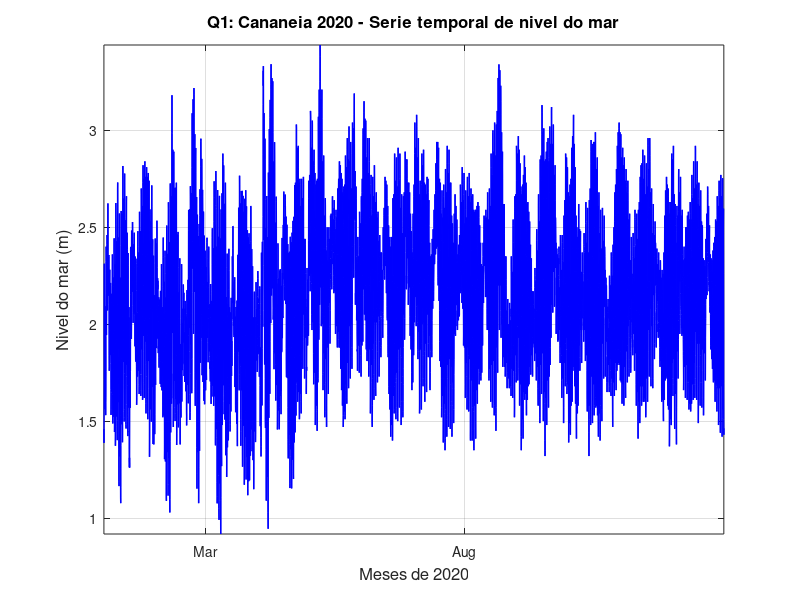

Here is the MATLAB script that generated this plot: (Note: this script raises an error after producing the figure.)
% LISTA DE EXERCICIOS 2 - ANALISE DE MARES OCEANICAS IOC 5801
% ADRIANO CAVERSAN - 1o SEMESTRE 2026
%
% INSTRUCOES: executar com o diretorio de trabalho do MATLAB apontado
% para a pasta lista-02/ (onde este arquivo esta salvo).
%
% Dados: lista-original/Cananeia_2020.dat   (ano mes dia h min s nivel_m)
%        lista-original/Ubatuba_2020.dat    (ano mes dia h min s nivel_m)
%        lista-original/adp_0m.dat          (ano mes dia h min s nivel_cm temp_C EW_cms NS_cms)
% Toolbox: t_tide (pasta t_tide/)

clear all; close all; clc

addpath('t_tide')

%% =======================================================================
%% CANANEIA 2020 - CARREGAMENTO E PRE-PROCESSAMENTO
%% =======================================================================

fprintf('\n>>> Carregando Cananeia 2020 <<<\n')
load lista-original/Cananeia_2020.dat
x = Cananeia_2020;
nudad_can = size(x, 1);

ano_can  = x(:,1); mes_can = x(:,2); dia_can = x(:,3);
hora_can = x(:,4); min_can = x(:,5); seg_can = x(:,6);
nimar_can_orig = x(:,7);

t_can = datenum(ano_can, mes_can, dia_can, hora_can, min_can, seg_can);

media_can  = mean(nimar_can_orig);
nimar_can  = nimar_can_orig - media_can;
fprintf('Media subtraida (Cananeia): %.4f m\n', media_can)

%% -----------------------------------------------------------------------
%% QUESTAO 1 - Serie temporal + analise harmonica + previsao (Cananeia)
%% -----------------------------------------------------------------------
fprintf('\n--- Q1: Analise harmonica - Cananeia ---\n')

% Plot da serie temporal original
figure
plot(t_can, nimar_can_orig, 'b', 'LineWidth', 1)
datetick('x', 'mmm', 'keeplimits')
axis([t_can(1) t_can(end) -inf inf])
grid on
xlabel('Meses de 2020', 'fontsize', 12)
ylabel('Nivel do mar (m)', 'fontsize', 12)
title('Q1: Cananeia 2020 - Serie temporal de nivel do mar', 'fontsize', 12)
print -dpng plot/q01_cananeia_serie

% Analise harmonica com t_tide (intervalo horario, lat -25.017)
[can_estrut, can_prev] = t_tide(nimar_can, 'interval', 1, ...
    'start',    datenum([2020 1 1 0 0 0]), ...
    'latitude', -25.017, ...
    'error',    'linear', ...
    'synthesis', 2, ...
    'rayleigh',  1, ...
    'output',   'data-tmp/cananeia_ctes.dat');

% Nivel medido vs previsao no mesmo grafico
figure
plot(t_can, nimar_can, 'b', 'LineWidth', 0.8)
hold on
plot(t_can, can_prev, 'r', 'LineWidth', 1.5)
datetick('x', 'mmm', 'keeplimits')
axis([t_can(1) t_can(end) -inf inf])
grid on
legend('Nivel medido', 'Previsao de mare', 'Location', 'best')
xlabel('Meses de 2020', 'fontsize', 12)
ylabel('Nivel do mar (m)', 'fontsize', 12)
title('Q1: Cananeia 2020 - Nivel medido e previsao de mare', 'fontsize', 12)
print -dpng plot/q01_cananeia_medido_prev

% Detalhe de um mes para visualizacao das ondas de mare
idx_jan = (mes_can == 1);
figure
plot(t_can(idx_jan), nimar_can(idx_jan), 'b', 'LineWidth', 1.2)
hold on
plot(t_can(idx_jan), can_prev(idx_jan), 'r', 'LineWidth', 1.5)
datetick('x', 'dd/mm', 'keeplimits')
grid on
legend('Nivel medido', 'Previsao de mare', 'Location', 'best')
xlabel('Dias de janeiro de 2020', 'fontsize', 12)
ylabel('Nivel do mar (m)', 'fontsize', 12)
title('Q1: Cananeia - Detalhe janeiro 2020', 'fontsize', 12)
print -dpng plot/q01_cananeia_detalhe_jan

%% -----------------------------------------------------------------------
%% QUESTAO 2 - Residual (medicao - previsao), estatistica e FFT
%% -----------------------------------------------------------------------
fprintf('\n--- Q2: Residual - Cananeia ---\n')

residual_can = nimar_can - can_prev;

% Plot do residual
figure
plot(t_can, residual_can, 'k', 'LineWidth', 0.8)
datetick('x', 'mmm', 'keeplimits')
axis([t_can(1) t_can(end) -inf inf])
grid on
xlabel('Meses de 2020', 'fontsize', 12)
ylabel('Residual (m)', 'fontsize', 12)
title('Q2: Cananeia 2020 - Serie residual (medido - previsao)', 'fontsize', 12)
print -dpng plot/q02_cananeia_residual

fprintf('\n----- ESTATISTICA DO RESIDUAL (Cananeia) -----\n')
fprintf('Media:        %8.4f m\n', mean(residual_can))
fprintf('Mediana:      %8.4f m\n', median(residual_can))
fprintf('Desv. Padrao: %8.4f m\n', std(residual_can))
fprintf('Minimo:       %8.4f m\n', min(residual_can))
fprintf('Maximo:       %8.4f m\n', max(residual_can))
fprintf('Curtose:      %8.4f\n',   kurtosis(residual_can))
fprintf('Assimetria:   %8.4f\n',   skewness(residual_can))

% FFT do residual
n2_res     = floor(nudad_can/2);
Tn_dias_res = nudad_can ./ (1:n2_res) / 24;
res_ac     = residual_can - mean(residual_can);
a_fft_res  = abs(fft(res_ac));
a_fft_res  = a_fft_res(2:n2_res+1) / n2_res;

figure
plot(Tn_dias_res, a_fft_res, 'b', 'LineWidth', 1)
axis([0 30 0 max(a_fft_res)*1.1])
grid on
xlabel('Periodo (dias)', 'fontsize', 12)
ylabel('Amplitude (m)', 'fontsize', 12)
title('Q2: Cananeia 2020 - FFT do residual', 'fontsize', 12)
print -dpng plot/q02_cananeia_residual_fft

%% -----------------------------------------------------------------------
%% QUESTAO 3 - Filtro S24S25S25 (nivel medio do mar), estatistica e FFT
%% -----------------------------------------------------------------------
fprintf('\n--- Q3: Filtro S24S25S25 - Cananeia ---\n')

xxmed1_can  = nimar_can;
xxmed2_can  = nimar_can;
nimed_can   = nimar_can;

for ndad = 13:nudad_can-12
    xxmed1_can(ndad) = mean(nimar_can(ndad-12:ndad+11));   % S24
end
for ndad = 13:nudad_can-12
    xxmed2_can(ndad) = mean(xxmed1_can(ndad-12:ndad+12));  % S25
end
for ndad = 13:nudad_can-12
    nimed_can(ndad)  = mean(xxmed2_can(ndad-12:ndad+12));  % S25
end

for ndad = 1:12                         % preencher borda inicial
    nimed_can(ndad) = nimed_can(13);
end
for ndad = nudad_can-11:nudad_can       % preencher borda final
    nimed_can(ndad) = nimed_can(nudad_can-12);
end

% Plot nivel do mar e nivel medio
figure
plot(t_can, nimar_can, 'b', 'LineWidth', 0.6)
hold on
plot(t_can, nimed_can, 'r', 'LineWidth', 2.5)
datetick('x', 'mmm', 'keeplimits')
axis([t_can(1) t_can(end) -inf inf])
grid on
legend('Nivel do mar', 'Nivel medio (S24S25S25)', 'Location', 'best')
xlabel('Meses de 2020', 'fontsize', 12)
ylabel('Nivel (m)', 'fontsize', 12)
title('Q3: Cananeia 2020 - Nivel medio do mar (filtro S24S25S25)', 'fontsize', 12)
print -dpng plot/q03_cananeia_nimed

fprintf('\n----- ESTATISTICA DO NIVEL MEDIO (Cananeia) -----\n')
fprintf('Media:        %8.4f m\n', mean(nimed_can))
fprintf('Desv. Padrao: %8.4f m\n', std(nimed_can))
fprintf('Minimo:       %8.4f m\n', min(nimed_can))
fprintf('Maximo:       %8.4f m\n', max(nimed_can))
fprintf('Curtose:      %8.4f\n',   kurtosis(nimed_can))
fprintf('Assimetria:   %8.4f\n',   skewness(nimed_can))

% FFT do nivel medio
n2_nm      = floor(nudad_can/2);
Tn_dias_nm  = nudad_can ./ (1:n2_nm) / 24;
nimed_ac   = nimed_can - mean(nimed_can);
a_fft_nm   = abs(fft(nimed_ac));
a_fft_nm   = a_fft_nm(2:n2_nm+1) / n2_nm;

figure
plot(Tn_dias_nm, a_fft_nm, 'r', 'LineWidth', 1)
axis([0 60 0 max(a_fft_nm)*1.1])
grid on
xlabel('Periodo (dias)', 'fontsize', 12)
ylabel('Amplitude (m)', 'fontsize', 12)
title('Q3: Cananeia 2020 - FFT do nivel medio do mar', 'fontsize', 12)
print -dpng plot/q03_cananeia_nimed_fft

%% -----------------------------------------------------------------------
%% QUESTAO 4 - Probabilidades de excedencia/nao excedencia e periodos de retorno
%% -----------------------------------------------------------------------
fprintf('\n--- Q4: Probabilidades e periodos de retorno - Cananeia ---\n')

% Trabalhar com as series com media restituida
nimar_q4 = nimar_can_orig;
mare_q4  = can_prev + media_can;
nimed_q4 = nimed_can + media_can;

series_q4 = {nimar_q4, mare_q4, nimed_q4};
nomes_q4  = {'Nivel do mar', 'Mare (previsao)', 'Nivel medio'};
cores_q4  = {'b', 'r', 'g'};

% Probabilidade de excedencia
figure
hold on
for k = 1:3
    sv = sort(series_q4{k}, 'descend');
    N  = length(sv);
    m  = (1:N)';
    plot(sv, m/(N+1), cores_q4{k}, 'LineWidth', 1.5)
end
grid on
legend(nomes_q4, 'Location', 'northeast')
xlabel('Nivel (m)', 'fontsize', 12)
ylabel('Probabilidade de excedencia', 'fontsize', 12)
title('Q4: Cananeia 2020 - Probabilidades de excedencia', 'fontsize', 12)
print -dpng plot/q04_excedencia

% Probabilidade de nao excedencia
figure
hold on
for k = 1:3
    sv = sort(series_q4{k}, 'ascend');
    N  = length(sv);
    m  = (1:N)';
    plot(sv, m/(N+1), cores_q4{k}, 'LineWidth', 1.5)
end
grid on
legend(nomes_q4, 'Location', 'northwest')
xlabel('Nivel (m)', 'fontsize', 12)
ylabel('Probabilidade de nao excedencia', 'fontsize', 12)
title('Q4: Cananeia 2020 - Probabilidades de nao excedencia', 'fontsize', 12)
print -dpng plot/q04_nao_excedencia

% Periodos de retorno (dados horarios: dt=1h -> T_anos = T_horas/8760)
figure
hold on
for k = 1:3
    sv = sort(series_q4{k}, 'descend');
    N  = length(sv);
    m  = (1:N)';
    T_anos = (N+1) ./ m / 8760;
    semilogx(T_anos, sv, cores_q4{k}, 'LineWidth', 1.5)
end
grid on
legend(nomes_q4, 'Location', 'southeast')
xlabel('Periodo de retorno (anos)', 'fontsize', 12)
ylabel('Nivel (m)', 'fontsize', 12)
title('Q4: Cananeia 2020 - Periodos de retorno', 'fontsize', 12)
print -dpng plot/q04_retorno

% Tabela resumo de niveis caracteristicos
fprintf('\n--- Niveis para periodos de retorno selecionados (Cananeia) ---\n')
T_ref = [0.5, 1, 2, 5, 10];   % anos
fprintf('%-15s', 'T_retorno(a)'); fprintf('%8.1f', T_ref); fprintf('\n')
for k = 1:3
    sv = sort(series_q4{k}, 'descend');
    N  = length(sv);
    m  = (1:N)';
    T_anos = (N+1) ./ m / 8760;
    fprintf('%-15s', nomes_q4{k})
    for tr = T_ref
        [~, idx_tr] = min(abs(T_anos - tr));
        fprintf('%8.4f', sv(idx_tr))
    end
    fprintf('\n')
end

%% =======================================================================
%% UBATUBA 2020 - CARREGAMENTO E ANALISE HARMONICA
%% =======================================================================

fprintf('\n>>> Carregando Ubatuba 2020 <<<\n')
load lista-original/Ubatuba_2020.dat
x = Ubatuba_2020;
nudad_uba = size(x, 1);

ano_uba  = x(:,1); mes_uba = x(:,2); dia_uba = x(:,3);
hora_uba = x(:,4); min_uba = x(:,5); seg_uba = x(:,6);
nimar_uba_orig = x(:,7);

t_uba = datenum(ano_uba, mes_uba, dia_uba, hora_uba, min_uba, seg_uba);

media_uba = mean(nimar_uba_orig);
nimar_uba = nimar_uba_orig - media_uba;
fprintf('Media subtraida (Ubatuba): %.4f m\n', media_uba)

fprintf('\n--- Analise harmonica - Ubatuba ---\n')
[uba_estrut, uba_prev] = t_tide(nimar_uba, 'interval', 1, ...
    'start',    datenum([2020 1 1 0 0 0]), ...
    'latitude', -23.500, ...
    'error',    'linear', ...
    'synthesis', 2, ...
    'rayleigh',  1, ...
    'output',   'data-tmp/ubatuba_ctes.dat');

%% -----------------------------------------------------------------------
%% QUESTAO 5 - Amplificacao/atenuacao e atrasos M2, S2, K1, O1
%% -----------------------------------------------------------------------
fprintf('\n--- Q5: Amplificacao e atrasos - Cananeia vs Ubatuba ---\n')

comps_q5  = {'M2',      'S2',      'K1',      'O1'};
omega_q5  = [28.9841,   30.0000,   15.0411,   13.9430];  % graus/hora

nomes_can_str = cellstr(can_estrut.name);
nomes_uba_str = cellstr(uba_estrut.name);

H_can_q5 = zeros(1,4);  H_uba_q5 = zeros(1,4);
g_can_q5 = zeros(1,4);  g_uba_q5 = zeros(1,4);
amplif_q5 = zeros(1,4); atraso_q5 = zeros(1,4);

fprintf('\n%-5s  %8s  %8s  %8s  %8s  %10s  %10s\n', ...
    'Comp','H_Can(m)','G_Can(g)','H_Uba(m)','G_Uba(g)','H_uba/H_can','Atraso(h)')
fprintf('%s\n', repmat('-',1,72))

for k = 1:4
    idx_c = find(strcmp(strtrim(nomes_can_str), comps_q5{k}), 1);
    idx_u = find(strcmp(strtrim(nomes_uba_str), comps_q5{k}), 1);

    if isempty(idx_c) || isempty(idx_u)
        fprintf('%-5s  componente nao encontrada\n', comps_q5{k})
        continue
    end

    H_can_q5(k) = can_estrut.tidecon(idx_c, 1);
    g_can_q5(k) = can_estrut.tidecon(idx_c, 3);
    H_uba_q5(k) = uba_estrut.tidecon(idx_u, 1);
    g_uba_q5(k) = uba_estrut.tidecon(idx_u, 3);

    amplif_q5(k) = H_uba_q5(k) / H_can_q5(k);
    dg = g_uba_q5(k) - g_can_q5(k);
    dg = mod(dg + 180, 360) - 180;         % normalizar para [-180, 180]
    atraso_q5(k) = dg / omega_q5(k);       % horas (+ = Ubatuba atrasa)

    fprintf('%-5s  %8.4f  %8.2f  %8.4f  %8.2f  %10.4f  %10.2f\n', ...
        comps_q5{k}, H_can_q5(k), g_can_q5(k), ...
        H_uba_q5(k), g_uba_q5(k), amplif_q5(k), atraso_q5(k))
end

% Grafico de amplitudes comparativas
figure
x_q5 = 1:4;
bar(x_q5 - 0.2, H_can_q5, 0.35, 'b')
hold on
bar(x_q5 + 0.2, H_uba_q5, 0.35, 'r')
grid on
set(gca, 'XTick', 1:4, 'XTickLabel', comps_q5, 'fontsize', 11)
legend('Cananeia', 'Ubatuba', 'Location', 'best')
xlabel('Componente de mare', 'fontsize', 12)
ylabel('Amplitude (m)', 'fontsize', 12)
title('Q5: Amplitudes de M2, S2, K1, O1 - Cananeia vs Ubatuba', 'fontsize', 12)
print -dpng plot/q05_amplitudes_comp

% Grafico dos atrasos
figure
bar(1:4, atraso_q5, 0.5, 'FaceColor', [0.4 0.6 0.9])
grid on
set(gca, 'XTick', 1:4, 'XTickLabel', comps_q5, 'fontsize', 11)
xlabel('Componente de mare', 'fontsize', 12)
ylabel('Atraso Ubatuba em relacao a Cananeia (h)', 'fontsize', 12)
title('Q5: Atrasos de fase - Cananeia -> Ubatuba', 'fontsize', 12)
print -dpng plot/q05_atrasos

%% -----------------------------------------------------------------------
%% QUESTAO 6 - Nivel medio Cananeia vs Ubatuba, estatistica e xcorr
%% -----------------------------------------------------------------------
fprintf('\n--- Q6: Nivel medio - Cananeia vs Ubatuba ---\n')

% Filtro S24S25S25 para Ubatuba
xxmed1_uba = nimar_uba;
xxmed2_uba = nimar_uba;
nimed_uba  = nimar_uba;

for ndad = 13:nudad_uba-12
    xxmed1_uba(ndad) = mean(nimar_uba(ndad-12:ndad+11));
end
for ndad = 13:nudad_uba-12
    xxmed2_uba(ndad) = mean(xxmed1_uba(ndad-12:ndad+12));
end
for ndad = 13:nudad_uba-12
    nimed_uba(ndad)  = mean(xxmed2_uba(ndad-12:ndad+12));
end

for ndad = 1:12
    nimed_uba(ndad) = nimed_uba(13);
end
for ndad = nudad_uba-11:nudad_uba
    nimed_uba(ndad) = nimed_uba(nudad_uba-12);
end

% Plot comparativo
figure
plot(t_can, nimed_can, 'b', 'LineWidth', 2)
hold on
plot(t_uba, nimed_uba, 'r', 'LineWidth', 2)
datetick('x', 'mmm', 'keeplimits')
grid on
legend('Cananeia', 'Ubatuba', 'Location', 'best')
xlabel('Meses de 2020', 'fontsize', 12)
ylabel('Nivel medio (m)', 'fontsize', 12)
title('Q6: Nivel medio do mar - Cananeia vs Ubatuba', 'fontsize', 12)
print -dpng plot/q06_nimed_comparacao

% Parametros estatisticos comparativos
N_min = min(nudad_can, nudad_uba);
nm_can_v = nimed_can(1:N_min);
nm_uba_v = nimed_uba(1:N_min);

r_mat = corrcoef(nm_can_v, nm_uba_v);
r_nm  = r_mat(1,2);
bias  = mean(nm_uba_v - nm_can_v);
rmse  = sqrt(mean((nm_uba_v - nm_can_v).^2));

% Indice de concordancia de Willmott
num_w  = sum((nm_uba_v - nm_can_v).^2);
den_w  = sum((abs(nm_uba_v - mean(nm_can_v)) + abs(nm_can_v - mean(nm_can_v))).^2);
willmott = 1 - num_w/den_w;

fprintf('\n----- ESTATISTICA COMPARATIVA DO NIVEL MEDIO -----\n')
fprintf('Correlacao r:    %.4f\n', r_nm)
fprintf('R2:              %.4f\n', r_nm^2)
fprintf('Vies (Uba-Can):  %.4f m\n', bias)
fprintf('RMSE:            %.4f m\n', rmse)
fprintf('Willmott d:      %.4f\n', willmott)

% Correlacao cruzada
[xcorr_nm, lags_nm] = xcorr(nm_can_v, nm_uba_v, 120, 'coeff');
[max_xcnm, idx_xcnm] = max(xcorr_nm);
lag_h_nm = lags_nm(idx_xcnm);

fprintf('Max xcorr nivel medio: %.4f em defasagem = %d h\n', max_xcnm, lag_h_nm)

figure
plot(lags_nm, xcorr_nm, 'b', 'LineWidth', 1.5)
hold on
plot(lag_h_nm, max_xcnm, 'ro', 'MarkerSize', 10, 'MarkerFaceColor', 'r')
plot([lags_nm(1) lags_nm(end)], [0 0], 'k--')
grid on
xlabel('Defasagem (horas)', 'fontsize', 12)
ylabel('Correlacao cruzada normalizada', 'fontsize', 12)
title('Q6: Correlacao cruzada do nivel medio - Cananeia vs Ubatuba', 'fontsize', 12)
text(lag_h_nm+2, max_xcnm-0.03, sprintf('r=%.3f, lag=%dh', max_xcnm, lag_h_nm), 'fontsize', 11)
print -dpng plot/q06_nimed_xcorr

%% =======================================================================
%% SANTOS - CARREGAMENTO E PRE-PROCESSAMENTO (adp_0m.dat)
%% =======================================================================

fprintf('\n>>> Carregando dados de Santos (adp_0m.dat) <<<\n')
load lista-original/adp_0m.dat
x = adp_0m;
nudad_snt = size(x, 1);

ano_snt  = x(:,1); mes_snt = x(:,2); dia_snt = x(:,3);
hora_snt = x(:,4); min_snt = x(:,5); seg_snt = x(:,6);
nivel_snt_cm = x(:,7);
temp_snt     = x(:,8);
ew_snt_cm    = x(:,9);
ns_snt_cm    = x(:,10);

% Converter cm para m (e cm/s para m/s)
nivel_snt_orig = nivel_snt_cm / 100;
ew_snt_orig    = ew_snt_cm    / 100;
ns_snt_orig    = ns_snt_cm    / 100;

t_snt = datenum(ano_snt, mes_snt, dia_snt, hora_snt, min_snt, seg_snt);

% Subtrair medias
media_nivel = mean(nivel_snt_orig);
media_ew    = mean(ew_snt_orig);
media_ns    = mean(ns_snt_orig);

nivel_snt = nivel_snt_orig - media_nivel;
ew_snt    = ew_snt_orig    - media_ew;
ns_snt    = ns_snt_orig    - media_ns;

fprintf('Media subtraida - nivel: %.4f m | EW: %.4f m/s | NS: %.4f m/s\n', ...
    media_nivel, media_ew, media_ns)

dt_snt  = 0.5;      % intervalo de amostragem em horas (30 min)
lat_snt = -24.013;
t_ini_snt = datenum([ano_snt(1) mes_snt(1) dia_snt(1) hora_snt(1) min_snt(1) 0]);

%% -----------------------------------------------------------------------
%% QUESTAO 7 - Correntes EW e NS: serie, analise harmonica e previsao
%% -----------------------------------------------------------------------
fprintf('\n--- Q7: Analise de correntes de mare - Santos ---\n')

% Plot das series originais
figure
subplot(2,1,1)
plot(t_snt, ew_snt_orig, 'b', 'LineWidth', 1)
datetick('x', 'dd/mm', 'keeplimits')
grid on
ylabel('Corrente EW (m/s)', 'fontsize', 11)
title('Q7: Santos - Series de correntes EW e NS', 'fontsize', 12)

subplot(2,1,2)
plot(t_snt, ns_snt_orig, 'r', 'LineWidth', 1)
datetick('x', 'dd/mm', 'keeplimits')
grid on
xlabel('Data (dd/mm)', 'fontsize', 11)
ylabel('Corrente NS (m/s)', 'fontsize', 11)
print -dpng plot/q07_santos_series

% Analise harmonica: EW e NS separados + analise rotacional (complexo)
[ew_estrut, ew_prev] = t_tide(ew_snt, 'interval', dt_snt, ...
    'start',    t_ini_snt, ...
    'latitude', lat_snt, ...
    'error',    'linear', ...
    'synthesis', 2, ...
    'rayleigh',  1, ...
    'output',   'data-tmp/santos_ctes_ew.dat');

[ns_estrut, ns_prev] = t_tide(ns_snt, 'interval', dt_snt, ...
    'start',    t_ini_snt, ...
    'latitude', lat_snt, ...
    'error',    'linear', ...
    'synthesis', 2, ...
    'rayleigh',  1, ...
    'output',   'data-tmp/santos_ctes_ns.dat');

% Analise rotacional (corrente complexa u + iv)
corren_snt = ew_snt + 1i * ns_snt;
[corr_rot_estrut, corr_rot_prev] = t_tide(corren_snt, 'interval', dt_snt, ...
    'start',    t_ini_snt, ...
    'latitude', lat_snt, ...
    'error',    'linear', ...
    'synthesis', 2, ...
    'rayleigh',  1, ...
    'output',   'data-tmp/santos_ctes_rotacional.dat');

ew_prev_rot = real(corr_rot_prev);
ns_prev_rot = imag(corr_rot_prev);

% Plot medido vs previsao
figure
subplot(2,1,1)
plot(t_snt, ew_snt, 'b', 'LineWidth', 0.8)
hold on
plot(t_snt, ew_prev_rot, 'r', 'LineWidth', 1.5)
datetick('x', 'dd/mm', 'keeplimits')
grid on
legend('EW medido', 'EW previsao', 'Location', 'best')
ylabel('Corrente EW (m/s)', 'fontsize', 11)
title('Q7: Santos - Correntes medidas vs previsao de mare', 'fontsize', 12)

subplot(2,1,2)
plot(t_snt, ns_snt, 'b', 'LineWidth', 0.8)
hold on
plot(t_snt, ns_prev_rot, 'r', 'LineWidth', 1.5)
datetick('x', 'dd/mm', 'keeplimits')
grid on
legend('NS medido', 'NS previsao', 'Location', 'best')
xlabel('Data (dd/mm)', 'fontsize', 11)
ylabel('Corrente NS (m/s)', 'fontsize', 11)
print -dpng plot/q07_santos_prev

%% -----------------------------------------------------------------------
%% QUESTAO 8 - Elipses de correntes de mare M2, S2, K1, O1
%% -----------------------------------------------------------------------
fprintf('\n--- Q8: Elipses de correntes - Santos ---\n')

comps_elip = {'M2',    'S2',    'K1',    'O1'};
omega_elip = [28.9841, 30.0000, 15.0411, 13.9430];   % graus/hora
T_elip     = 360 ./ omega_elip;                       % periodo em horas

nomes_ew_str = cellstr(ew_estrut.name);
nomes_ns_str = cellstr(ns_estrut.name);

conv = pi/180;

figure
for k = 1:4
    comp  = comps_elip{k};
    idx_e = find(strcmp(strtrim(nomes_ew_str), comp), 1);
    idx_n = find(strcmp(strtrim(nomes_ns_str), comp), 1);

    if isempty(idx_e) || isempty(idx_n)
        fprintf('Componente %s nao encontrada nos dados de Santos\n', comp)
        continue
    end

    H_ew = ew_estrut.tidecon(idx_e, 1);
    g_ew = ew_estrut.tidecon(idx_e, 3);
    H_ns = ns_estrut.tidecon(idx_n, 1);
    g_ns = ns_estrut.tidecon(idx_n, 3);

    % Gerar um periodo completo da componente
    tempo_el = linspace(0, T_elip(k), 200);
    ew_el    = H_ew * cos((omega_elip(k) * tempo_el - g_ew) * conv);
    ns_el    = H_ns * cos((omega_elip(k) * tempo_el - g_ns) * conv);

    subplot(2,2,k)
    plot(ew_el, ns_el, 'b', 'LineWidth', 2)
    hold on
    plot(ew_el(1), ns_el(1), 'go', 'MarkerSize', 8, 'MarkerFaceColor', 'g')
    plot(0, 0, 'k+', 'MarkerSize', 10, 'LineWidth', 2)
    axis equal
    grid on
    xlabel('EW (m/s)', 'fontsize', 10)
    ylabel('NS (m/s)', 'fontsize', 10)
    title(['Q8: Elipse ' comp], 'fontsize', 11)

    fprintf('%s: H_ew=%.4f m/s, g_ew=%.2f g, H_ns=%.4f m/s, g_ns=%.2f g\n', ...
        comp, H_ew, g_ew, H_ns, g_ns)
end
print -dpng plot/q08_elipses

%% -----------------------------------------------------------------------
%% QUESTAO 9 - Series residuais de correntes EW e NS
%% -----------------------------------------------------------------------
fprintf('\n--- Q9: Residuais de correntes - Santos ---\n')

residual_ew = ew_snt - ew_prev_rot;
residual_ns = ns_snt - ns_prev_rot;

figure
subplot(2,1,1)
plot(t_snt, residual_ew, 'b', 'LineWidth', 0.8)
datetick('x', 'dd/mm', 'keeplimits')
grid on
ylabel('Residual EW (m/s)', 'fontsize', 11)
title('Q9: Santos - Residuais de correntes (medido - previsao)', 'fontsize', 12)

subplot(2,1,2)
plot(t_snt, residual_ns, 'r', 'LineWidth', 0.8)
datetick('x', 'dd/mm', 'keeplimits')
grid on
xlabel('Data (dd/mm)', 'fontsize', 11)
ylabel('Residual NS (m/s)', 'fontsize', 11)
print -dpng plot/q09_residuais

fprintf('\n----- ESTATISTICA DOS RESIDUAIS (Santos) -----\n')
fprintf('EW  - Media: %8.4f | DP: %8.4f | Min: %8.4f | Max: %8.4f\n', ...
    mean(residual_ew), std(residual_ew), min(residual_ew), max(residual_ew))
fprintf('NS  - Media: %8.4f | DP: %8.4f | Min: %8.4f | Max: %8.4f\n', ...
    mean(residual_ns), std(residual_ns), min(residual_ns), max(residual_ns))

%% -----------------------------------------------------------------------
%% QUESTAO 10 - Nivel do mar vs temperatura: estatisticas e correlacoes cruzadas
%% -----------------------------------------------------------------------
fprintf('\n--- Q10: Nivel do mar vs temperatura - Santos ---\n')

% Plot das duas series
figure
subplot(2,1,1)
plot(t_snt, nivel_snt_orig, 'b', 'LineWidth', 1)
datetick('x', 'dd/mm', 'keeplimits')
grid on
axis([t_snt(1) t_snt(end) -inf inf])
ylabel('Nivel do mar (m)', 'fontsize', 11)
title('Q10: Santos - Nivel do mar e temperatura no fundo', 'fontsize', 12)

subplot(2,1,2)
plot(t_snt, temp_snt, 'r', 'LineWidth', 1)
datetick('x', 'dd/mm', 'keeplimits')
grid on
axis([t_snt(1) t_snt(end) -inf inf])
xlabel('Data (dd/mm)', 'fontsize', 11)
ylabel('Temperatura (°C)', 'fontsize', 11)
print -dpng plot/q10_series

% Estatisticas basicas
fprintf('\n----- ESTATISTICA (Santos) -----\n')
fprintf('Nivel do mar - Media: %.4f m   | DP: %.4f | Min: %.4f | Max: %.4f\n', ...
    mean(nivel_snt_orig), std(nivel_snt_orig), min(nivel_snt_orig), max(nivel_snt_orig))
fprintf('Temperatura  - Media: %.4f °C  | DP: %.4f | Min: %.4f | Max: %.4f\n', ...
    mean(temp_snt), std(temp_snt), min(temp_snt), max(temp_snt))

r_nit_mat = corrcoef(nivel_snt_orig, temp_snt);
r_nit     = r_nit_mat(1,2);
fprintf('Correlacao nivel vs temperatura: r = %.4f  R2 = %.4f\n', r_nit, r_nit^2)

% Diagrama de espalhamento
figure
scatter(nivel_snt_orig, temp_snt, 20, 'filled', 'MarkerFaceColor', [0.2 0.5 0.8])
hold on
P_nit  = polyfit(nivel_snt_orig, temp_snt, 1);
x_fit  = [min(nivel_snt_orig) max(nivel_snt_orig)];
plot(x_fit, polyval(P_nit, x_fit), 'r-', 'LineWidth', 2)
grid on
xlabel('Nivel do mar (m)', 'fontsize', 12)
ylabel('Temperatura no fundo (°C)', 'fontsize', 12)
title('Q10: Santos - Diagrama de espalhamento nivel vs temperatura', 'fontsize', 12)
text(min(x_fit)+0.01, max(temp_snt)-0.5, sprintf('r = %.3f', r_nit), 'fontsize', 12)
print -dpng plot/q10_scatter

% Correlacao cruzada (lags em unidades de 30 min -> converter para horas)
max_lag_10  = 96;   % +/- 96 amostras = +/- 48 horas
[xcorr_10, lags_10] = xcorr(nivel_snt - mean(nivel_snt), ...
                             temp_snt  - mean(temp_snt), max_lag_10, 'coeff');
lags_10_h = lags_10 * dt_snt;

[max_xc10, idx_xc10] = max(abs(xcorr_10));
lag_max10_h = lags_10_h(idx_xc10);

fprintf('Max xcorr nivel vs temperatura: %.4f em defasagem = %.1f h\n', ...
    xcorr_10(idx_xc10), lag_max10_h)

figure
plot(lags_10_h, xcorr_10, 'b', 'LineWidth', 1.5)
hold on
plot(lag_max10_h, xcorr_10(idx_xc10), 'ro', 'MarkerSize', 10, 'MarkerFaceColor', 'r')
plot([lags_10_h(1) lags_10_h(end)], [0 0], 'k--')
grid on
xlabel('Defasagem (horas)', 'fontsize', 12)
ylabel('Correlacao cruzada normalizada', 'fontsize', 12)
title('Q10: Santos - Correlacao cruzada nivel do mar vs temperatura', 'fontsize', 12)
text(lag_max10_h+1, xcorr_10(idx_xc10)-0.05, ...
    sprintf('r=%.3f, lag=%.1fh', xcorr_10(idx_xc10), lag_max10_h), 'fontsize', 11)
print -dpng plot/q10_xcorr

%% =======================================================================
fprintf('\n\n========== LISTA 2 CONCLUIDA ==========\n')
fprintf('Plots salvos em lista-02/plot/\n')
fprintf('Arquivos intermediarios em lista-02/data-tmp/\n')
